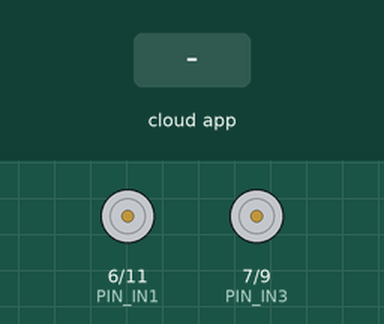
Bench run of a sketch on a simulated Arduino Nano, built with avr-gcc and run on an emulated ATmega328P. Shown: motor-driver pin pairs drawn as motors (green arrow = first pin HIGH = forward, orange = second pin HIGH = backward, longer = more drive, scaled by the enable pin). Inputs (shaded band) come from the test bench. The ROS host is connected and sends only what is stated.

Above: at 1.2 s.
1.3 s: the phone or cloud app sets linear.x to -100
At 2.1 s:
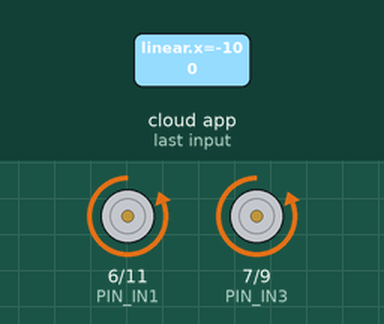
2.8 s: the phone or cloud app sets angular.z to -100
At 3.3 s:
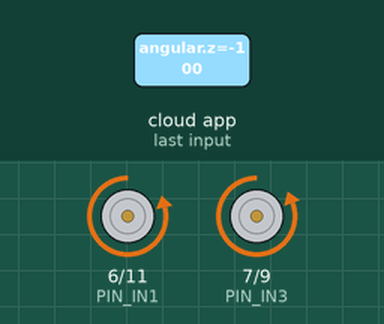
4.3 s: the phone or cloud app sets linear.x to 0
At 5.5 s:
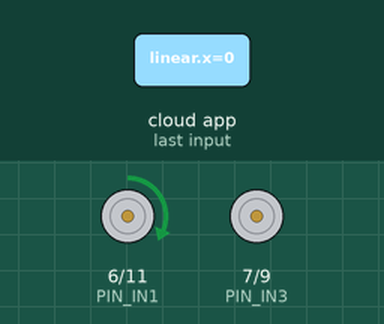
5.8 s: the phone or cloud app sets angular.z to 100
At 6.7 s:
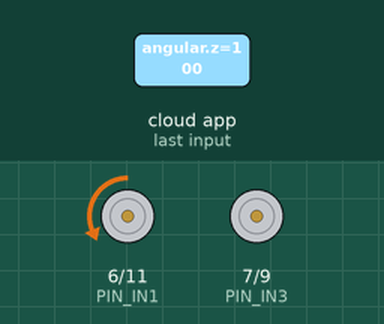
7.3 s: the phone or cloud app sets linear.x to 100
At 7.9 s:
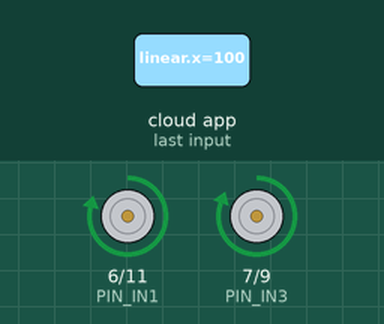
Timing chart, 0 to 9.8 s (numbered marks = the images above; inputs shaded):
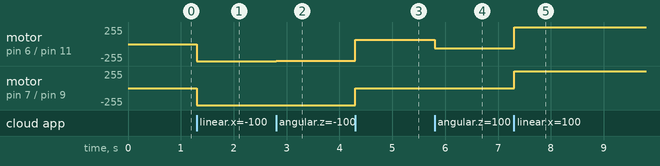

The sketch:

motorsIskra_v4.ino
```cpp
/*Итерация РКТ перехода с Nano на Мега через переходную плату; ножки в схеме Kicad в лаборатории; 23.06.24
*/
#define PIN_ENA 10 // Вывод управления скоростью вращения левого мотора №1
#define PIN_ENB 8 // Вывод управления скоростью вращения правого мотора №2
#define PIN_IN1 6 // Вывод управления направлением вращения левого мотора №1
#define PIN_IN2 11 // Вывод управления направлением вращения левого мотора №1
#define PIN_IN3 7 // Вывод управления направлением вращения правого мотора №2
#define PIN_IN4 9 // Вывод управления направлением вращения правого мотора №2


#include <ros.h>
#include <ros/time.h>
#include <geometry_msgs/Twist.h>
#include <std_msgs/UInt16.h>
#include <std_msgs/String.h>

ros::NodeHandle  nh;

String powers;
String directions;

char powersChar[50];
char directionsChar[50];

float BASE = 0.42;// начально база 0.142; факт база как расстояние между колесом и центорм 0,42
float RADIUS = 0.11;//радиус колеса фактический 0.11, начально 0.033

int power_L = 157;    //0.5 m/s = 15.15 rad/s per wheel
int power_R = 170;    //0.5 m/s = 15.15 rad/s per wheel


float kLeft = 0;      //power_L / 15.15 rad/s
float kRight = 0;     //power_R / 15.15 rad/s

int power_to_left = 0;
int power_to_right = 0;
bool L_F = 0;
bool L_B = 0;
bool R_F = 0;
bool R_B = 0;

float w_left = 0;
float w_right = 0;

float demandx=0;
float demandz=0;

double demand_speed_X = 0;
double demand_speed_Z = 0;

float leftWheelSpeed (float V, float W)
  {
      float W_l = (V-W*BASE/2)/RADIUS;
      return W_l;
  }

float rightWheelSpeed (float V, float W)
  {
    float W_r = (V+W*BASE/2)/RADIUS;
      return W_r;
  }

ros::Subscriber<geometry_msgs::Twist> sub("cmd_vel", cmd_vel_cb );
void cmd_vel_cb( const geometry_msgs::Twist& twist){
  demandx = twist.linear.x;
  demandz = twist.angular.z;
}

std_msgs::String str_msg;
ros::Publisher report("report", &str_msg);

void setup() {
  nh.initNode();
  nh.subscribe(sub);
  nh.advertise(report);
  // Установка всех управляющих пинов в режим выхода
  pinMode(PIN_ENA, OUTPUT);
  pinMode(PIN_ENB, OUTPUT);
  pinMode(PIN_IN1, OUTPUT);
  pinMode(PIN_IN2, OUTPUT);
  pinMode(PIN_IN3, OUTPUT);
  pinMode(PIN_IN4, OUTPUT);
  // Команда остановки двум моторам
  digitalWrite(PIN_IN1, LOW);
  digitalWrite(PIN_IN2, LOW);
  digitalWrite(PIN_IN3, LOW);
  digitalWrite(PIN_IN4, LOW);

  kLeft = power_L/(0.5/RADIUS);
  kRight = power_R/(0.5/RADIUS);
}

void loop() {
// put your main code here, to run repeatedly:
demand_speed_X = demandx;
demand_speed_Z = demandz;
w_left = leftWheelSpeed(demand_speed_X, demand_speed_Z);
w_right = rightWheelSpeed(demand_speed_X, demand_speed_Z);
power_to_left = int(w_left*kLeft);
power_to_right = int(w_right*kRight);
if ((w_left >= 0) && (w_right >= 0))
{
L_F = 1;
L_B = 0;
R_F = 1;
R_B = 0;
}
if ((w_left < 0) && (w_right >= 0))// убрал два слеша перед &&
{
L_F = 0;
L_B = 1;
R_F = 1;
R_B = 0;
}
if ((w_left >= 0) && (w_right < 0))
{
L_F = 1;
L_B = 0;
R_F = 0;
R_B = 1;
}
 if ((w_left < 0) && (w_right < 0))
{
L_F = 0;
L_B = 1;
R_F = 0;
R_B = 1;
}
powers = "power_to_left = ";
powers += power_to_left;
powers += "; power_to_right = ";
powers += power_to_right;
directions = "L_F = ";
directions += L_F;
directions += ", ";
directions += "L_B = ";
directions += L_B;
directions += "; ";
directions += "R_F = ";
directions += R_F;
directions += ", ";
directions += "R_B = ";
directions += R_B;
powers.toCharArray(powersChar, 50);
directions.toCharArray(directionsChar, 50);
str_msg.data = powersChar;
report.publish( &str_msg );
str_msg.data = directionsChar;
report.publish( &str_msg );
power_to_left = abs(power_to_left);
power_to_right = abs(power_to_right);
if (power_to_left > 255)
{power_to_left = 255;}
if (power_to_right > 255){
    power_to_right = 255;}

  analogWrite(PIN_ENA, power_to_left); // Устанавливаем скорость 1-го мотора
  analogWrite(PIN_ENB, power_to_right); // Устанавливаем скорость 2-го мотора
    // Задаём направление для 1-го мотора
  digitalWrite(PIN_IN1, L_F);
  digitalWrite(PIN_IN2, L_B);
    // Задаём направление для 2-го мотора
  digitalWrite(PIN_IN3, R_F);
  digitalWrite(PIN_IN4, R_B);

  nh.spinOnce();
  delay(1);
}
```

Measured:
- after the input at 1.3 s, motor on pin 6 (PIN_IN1) / pin 11 (PIN_IN2), motor on pin 7 (PIN_IN3) / pin 9 (PIN_IN4): stopped → backward 255/255 at once
- after the input at 2.8 s, motor on pin 6 (PIN_IN1) / pin 11 (PIN_IN2): backward 255/255 → backward 248/255 at once
- after the input at 4.3 s, motor on pin 6 (PIN_IN1) / pin 11 (PIN_IN2): backward 248/255 → forward 65/255 at once; motor on pin 7 (PIN_IN3) / pin 9 (PIN_IN4): backward 255/255 → stopped at once
- after the input at 5.8 s, motor on pin 6 (PIN_IN1) / pin 11 (PIN_IN2): forward 65/255 → backward 65/255 at once
- after the input at 7.3 s, motor on pin 6 (PIN_IN1) / pin 11 (PIN_IN2): backward 65/255 → forward 248/255 at once; motor on pin 7 (PIN_IN3) / pin 9 (PIN_IN4): stopped → forward 255/255 at once
